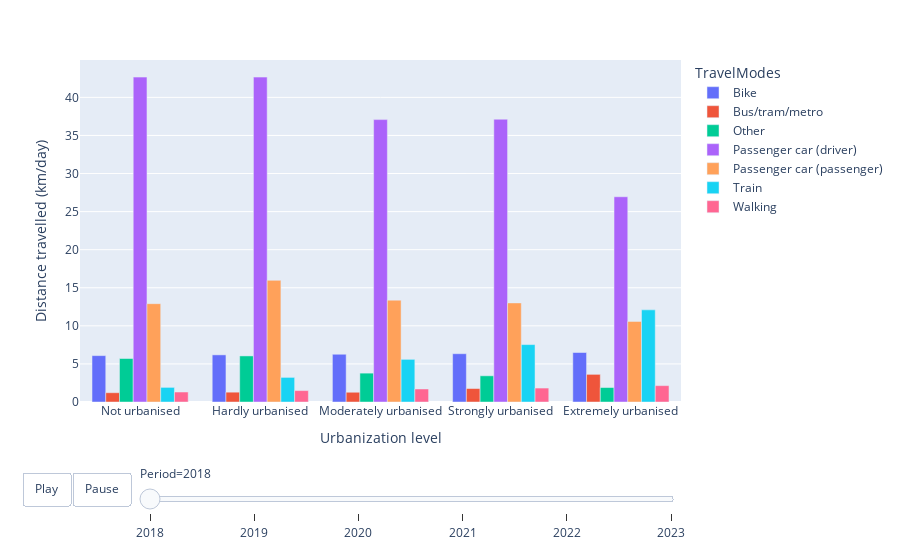

Here is the notebook cell this chart was saved with:
### Code cell
barplotanimation(datanototal, 'Distance_Travelled_PassengerKm_Per_Day', urbanization_order, 'Distance travelled (km/day)')

### Figure 1 — Plotly figure (JSON) as saved in the notebook; plotly's stock layout.template omitted (floating-point values rounded to 4 significant figures)
{"data": [{"alignmentgroup": "True", "hovertemplate": "TravelModes=Bike<br>Period=2018<br>Urbanization level=%{x}<br>Distance travelled (km/day)=%{y}<extra></extra>", "legendgroup": "Bike", "marker": {"color": "#636efa", "pattern": {"shape": ""}}, "name": "Bike", "offsetgroup": "Bike", "orientation": "v", "showlegend": true, "textposition": "auto", "type": "bar", "x": ["Extremely urbanised", "Hardly urbanised", "Moderately urbanised", "Not urbanised", "Strongly urbanised"], "xaxis": "x", "y": [6.5, 6.19, 6.27, 6.09, 6.34], "yaxis": "y"}, {"alignmentgroup": "True", "hovertemplate": "TravelModes=Bus/tram/metro<br>Period=2018<br>Urbanization level=%{x}<br>Distance travelled (km/day)=%{y}<extra></extra>", "legendgroup": "Bus/tram/metro", "marker": {"color": "#EF553B", "pattern": {"shape": ""}}, "name": "Bus/tram/metro", "offsetgroup": "Bus/tram/metro", "orientation": "v", "showlegend": true, "textposition": "auto", "type": "bar", "x": ["Extremely urbanised", "Hardly urbanised", "Moderately urbanised", "Not urbanised", "Strongly urbanised"], "xaxis": "x", "y": [3.63, 1.29, 1.28, 1.22, 1.77], "yaxis": "y"}, {"alignmentgroup": "True", "hovertemplate": "TravelModes=Other<br>Period=2018<br>Urbanization level=%{x}<br>Distance travelled (km/day)=%{y}<extra></extra>", "legendgroup": "Other", "marker": {"color": "#00cc96", "pattern": {"shape": ""}}, "name": "Other", "offsetgroup": "Other", "orientation": "v", "showlegend": true, "textposition": "auto", "type": "bar", "x": ["Extremely urbanised", "Hardly urbanised", "Moderately urbanised", "Not urbanised", "Strongly urbanised"], "xaxis": "x", "y": [1.9, 6.05, 3.79, 5.71, 3.44], "yaxis": "y"}, {"alignmentgroup": "True", "hovertemplate": "TravelModes=Passenger car (driver)<br>Period=2018<br>Urbanization level=%{x}<br>Distance travelled (km/day)=%{y}<extra></extra>", "legendgroup": "Passenger car (driver)", "marker": {"color": "#ab63fa", "pattern": {"shape": ""}}, "name": "Passenger car (driver)", "offsetgroup": "Passenger car (driver)", "orientation": "v", "showlegend": true, "textposition": "auto", "type": "bar", "x": ["Extremely urbanised", "Hardly urbanised", "Moderately urbanised", "Not urbanised", "Strongly urbanised"], "xaxis": "x", "y": [26.95, 42.66, 37.08, 42.66, 37.13], "yaxis": "y"}, {"alignmentgroup": "True", "hovertemplate": "TravelModes=Passenger car (passenger)<br>Period=2018<br>Urbanization level=%{x}<br>Distance travelled (km/day)=%{y}<extra></extra>", "legendgroup": "Passenger car (passenger)", "marker": {"color": "#FFA15A", "pattern": {"shape": ""}}, "name": "Passenger car (passenger)", "offsetgroup": "Passenger car (passenger)", "orientation": "v", "showlegend": true, "textposition": "auto", "type": "bar", "x": ["Extremely urbanised", "Hardly urbanised", "Moderately urbanised", "Not urbanised", "Strongly urbanised"], "xaxis": "x", "y": [10.58, 15.97, 13.37, 12.91, 13.01], "yaxis": "y"}, {"alignmentgroup": "True", "hovertemplate": "TravelModes=Train<br>Period=2018<br>Urbanization level=%{x}<br>Distance travelled (km/day)=%{y}<extra></extra>", "legendgroup": "Train", "marker": {"color": "#19d3f3", "pattern": {"shape": ""}}, "name": "Train", "offsetgroup": "Train", "orientation": "v", "showlegend": true, "textposition": "auto", "type": "bar", "x": ["Extremely urbanised", "Hardly urbanised", "Moderately urbanised", "Not urbanised", "Strongly urbanised"], "xaxis": "x", "y": [12.1, 3.23, 5.6, 1.92, 7.54], "yaxis": "y"}, {"alignmentgroup": "True", "hovertemplate": "TravelModes=Walking<br>Period=2018<br>Urbanization level=%{x}<br>Distance travelled (km/day)=%{y}<extra></extra>", "legendgroup": "Walking", "marker": {"color": "#FF6692", "pattern": {"shape": ""}}, "name": "Walking", "offsetgroup": "Walking", "orientation": "v", "showlegend": true, "textposition": "auto", "type": "bar", "x": ["Extremely urbanised", "Hardly urbanised", "Moderately urbanised", "Not urbanised", "Strongly urbanised"], "xaxis": "x", "y": [2.15, 1.5, 1.71, 1.31, 1.83], "yaxis": "y"}], "layout": {"barmode": "group", "legend": {"title": {"text": "TravelModes"}, "tracegroupgap": 0}, "margin": {"t": 60}, "sliders": [{"active": 0, "currentvalue": {"prefix": "Period="}, "len": 0.9, "pad": {"b": 10, "t": 60}, "steps": [{"args": [["2018"], {"frame": {"duration": 0, "redraw": true}, "fromcurrent": true, "mode": "immediate", "transition": {"duration": 0, "easing": "linear"}}], "label": "2018", "method": "animate"}, {"args": [["2019"], {"frame": {"duration": 0, "redraw": true}, "fromcurrent": true, "mode": "immediate", "transition": {"duration": 0, "easing": "linear"}}], "label": "2019", "method": "animate"}, {"args": [["2020"], {"frame": {"duration": 0, "redraw": true}, "fromcurrent": true, "mode": "immediate", "transition": {"duration": 0, "easing": "linear"}}], "label": "2020", "method": "animate"}, {"args": [["2021"], {"frame": {"duration": 0, "redraw": true}, "fromcurrent": true, "mode": "immediate", "transition": {"duration": 0, "easing": "linear"}}], "label": "2021", "method": "animate"}, {"args": [["2022"], {"frame": {"duration": 0, "redraw": true}, "fromcurrent": true, "mode": "immediate", "transition": {"duration": 0, "easing": "linear"}}], "label": "2022", "method": "animate"}, {"args": [["2023"], {"frame": {"duration": 0, "redraw": true}, "fromcurrent": true, "mode": "immediate", "transition": {"duration": 0, "easing": "linear"}}], "label": "2023", "method": "animate"}], "x": 0.1, "xanchor": "left", "y": 0, "yanchor": "top"}], "updatemenus": [{"buttons": [{"args": [null, {"frame": {"duration": 2000, "redraw": true}, "fromcurrent": true, "transition": {"duration": 1000}}], "label": "Play", "method": "animate"}, {"args": [[null], {"frame": {"duration": 0, "redraw": false}, "mode": "immediate", "transition": {"duration": 0}}], "label": "Pause", "method": "animate"}], "direction": "left", "pad": {"r": 10, "t": 70}, "showactive": false, "type": "buttons", "x": 0.1, "xanchor": "right", "y": 0, "yanchor": "top"}], "xaxis": {"anchor": "y", "categoryarray": ["Not urbanised", "Hardly urbanised", "Moderately urbanised", "Strongly urbanised", "Extremely urbanised"], "categoryorder": "array", "domain": [0, 1], "title": {"text": "Urbanization level"}}, "yaxis": {"anchor": "x", "domain": [0, 1], "title": {"text": "Distance travelled (km/day)"}}}}
